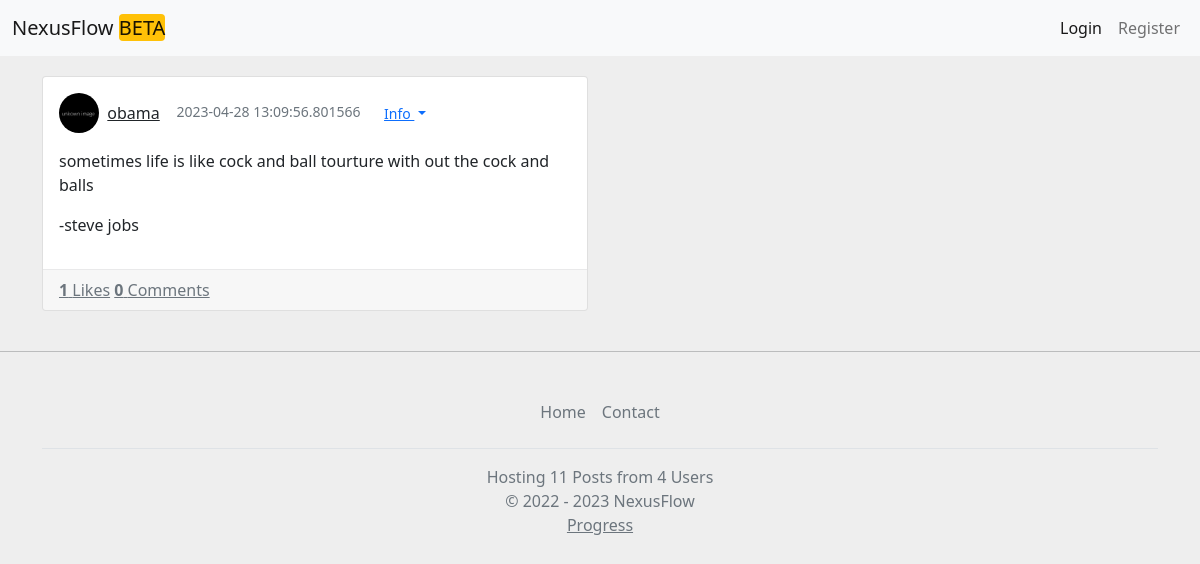
Screenshot of /p/1d31662e-b93f-4fcb-8824-046bc6b082f7 with the database file from the repository.
### app.py (models this page shows)
class Serializer(object):
	def serialize(self):
		return {c: getattr(self, c) for c in inspect(self).attrs.keys()}
	@staticmethod
	def serialize_list(l):
		return [m.serialize() for m in l]

class Users(db.Model, Serializer):
	id = db.Column(db.Integer, primary_key=True)
	public_id = db.Column(db.String())
	ip = db.Column(db.String(), default="")
	email = db.Column(db.String(), default="")
	bio = db.Column(db.String(150), default="")
	name = db.Column(db.String(50))
	password = db.Column(db.String(500))
	pfpurl = db.Column(db.String(150))
	likedposts = db.Column(db.String(), default="")
	followers = db.Column(db.String(), default="")
	followercount = db.Column(db.Integer, default=0)
	followingcount = db.Column(db.Integer, default=0)
	following = db.Column(db.String(), default="")
	blocked = db.Column(db.String(), default="")
	posts = db.Column(db.String(), default="")
	algmod = db.Column(db.Integer, default=0)
	postallow = db.Column(db.Boolean, default=False)
	admin = db.Column(db.Boolean, default=False)

class Posts(db.Model):
	id = db.Column(db.Integer, primary_key=True, autoincrement=True)
	pub_id = db.Column(db.String(75))
	date_created = db.Column(db.DateTime, default=datetime.utcnow)
	content = db.Column(db.String(750))
	parentpost = db.Column(db.String())
	creator = db.Column(db.String(50))
	subpost = db.Column(db.String())
	likes = db.Column(db.Integer)
	comments = db.Column(db.Integer)
	sent = db.Column(db.Float)
	del_allow = db.Column(db.Boolean)
	isreply = db.Column(db.Boolean)
	edited = db.Column(db.Boolean)

### app.py (the view, shortened to what this page needs)
@app.route('/p/<string:post_id>')
def getpost(post_id):
	myuser = getuserfromtoken(request.cookies.get('token'))
	if myuser == None:
		myuser = {}
	try:
		post = Posts.query.filter_by(pub_id=post_id).first()
		create = Users.query.filter_by(public_id=post.creator).first()
		post = post.__dict__
		create = create.__dict__
		time = post['date_created'].strftime("%Y-%m-%d %H:%M:%S")
		subposts = post['subpost']
		sub = []
		subcreate = []
		if subposts == None:
			sub = []
		return render_template('postview.html',
		                       post=post,
		                       create=create,
		                       time=time,
		                       myuser=myuser,
		                       sub=sub,
		                       subcreate=subcreate)
	except Exception as e:
		return "Unknown Post<br>" + str(e)

### app.py (called while the page is built, shortened)
def getpostcount():
	return len(Posts.query.all())

def getusercount():
	return len(Users.query.all())

@app.context_processor
def inject_now():
	return {'now': datetime.utcnow(), 'domain': domain, 'postcount':getpostcount(), 'usercount':getusercount()}

def getuserfromtoken(token):
	if not token:
		return None

### templates/postview.html (shortened to what this page needs)
<!DOCTYPE html>
<html lang="en">
<head>
    <link href="https://cdn.jsdelivr.net/npm/bootstrap@5.0.0/dist/css/bootstrap.min.css" rel="stylesheet" >
</head>
<body>
    {% set user = myuser %}
{% include "header.html" %}
{% include 'post.html' %}
{% if myuser != {} %}
<textarea class="form-control" id="comment{{post['pub_id']}}" rows="3" placeholder="Add a comment..." id="replytxt"></textarea><button class="btn btn-primary" onclick="comment()">Comment</button>
<br>
{% else %}
	<hr>
{% endif %}
	{% include "footer.html" %}
</body>
</html>

### templates/post.html (shortened to what this page needs)
<div class="container posts-content">
    <div class="row">
        <div class="col-lg-6">
            <div class="card mb-4">
              <div class="card-body">
                <div class="media mb-3">
                  <div class="d-flex align-items-center">
                    <img src="{{create['pfpurl']}}" class="rounded-circle" alt="" width="40px" height="40px"> &nbsp;&nbsp;
                    <div class="media-body ml-3">
                      <a href="/u/{{create['name']}}">{{create['name']}}{% if create.admin == True %} </a> <span class="badge bg-success rounded-pill">Admin</span> {% else%} </a> {% endif %}
                    </div>&nbsp;&nbsp;&nbsp;&nbsp;
                    <div class="text-muted small">{{post['date_created']}} &nbsp;&nbsp;
<div class="btn-group">
  <button type="button" class="btn btn-link dropdown-toggle btn-sm" data-bs-toggle="dropdown" aria-expanded="false">
    Info
  </button>
</div>
</div>
                  </div>
                </div>
                <div id="content{{post['pub_id']}}">
                <p id="content-text{{post['pub_id']}}">
									{{post['content']|markdown}}
                </p>
                </div>
              </div>
              <div class="card-footer">
                <a href="javascript:send('{{post['pub_id']}}')" class="d-inline-block text-muted">
                  {% if post['pub_id'] in likes %}
                  <strong>{{post['likes']}}</strong> Liked
              {% else %}
                  <strong>{{post['likes']}}</strong> Likes
              {% endif %}
                </a>
                <a href="/p/{{post['pub_id']}}" class="d-inline-block text-muted ml-3">
                    <strong>{{post['comments']}}</strong> Comments
                </a>
              </div>
            </div>
        </div>
</div>
</div>

### templates/postview.html (style rules this page uses)
body { background:#eee; }
a { color: inherit; }
.posts-content { margin-top:20px; }
.d-flex, .d-inline-flex, .media, .media>:not(.media-body), .jumbotron, .card { -ms-flex-negative: 1; flex-shrink: 1; }
.card-footer, .card hr { border-color: rgba(24,28,33,0.06); }

### templates/header.html (style rules this page uses)
body { overflow-x:hidden; background:#eee; }

### rows the page displays
Users: pfpurl (picture), name "obama"
Posts: content "sometimes life is like cock and ball tourture with out the cock and balls -steve jobs"

### other values shown
{{ post['date_created'] }} "2023-04-28 13:09:56.801566"
{{ post['likes'] }} "1"
{{ post['comments'] }} "0"
{{ postcount }} "11"
{{ usercount }} "4"
